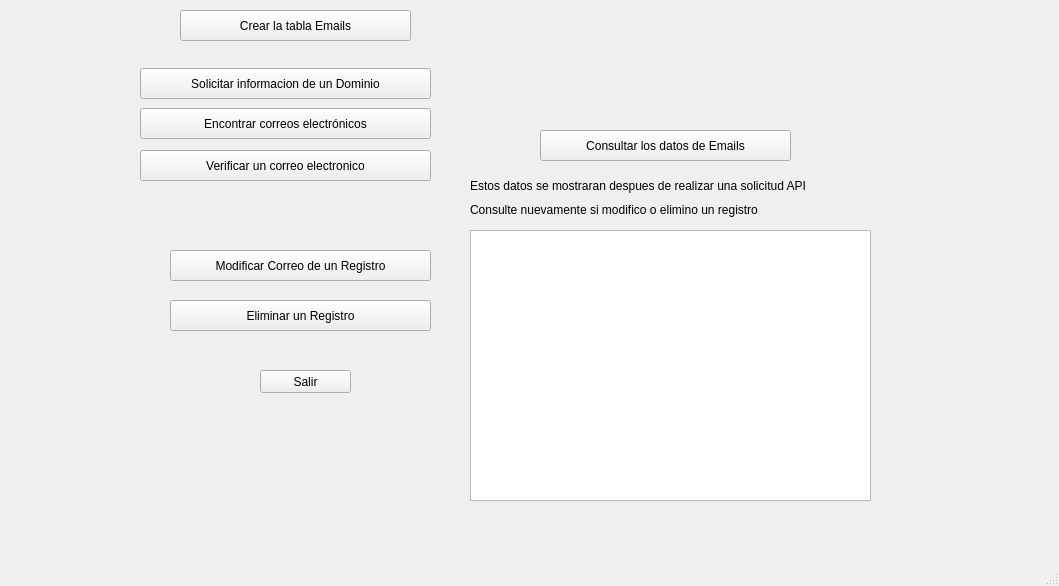
<?xml version="1.0" encoding="UTF-8"?>
<ui version="4.0">
 <class>MainWindow</class>
 <widget class="QMainWindow" name="MainWindow">
  <property name="geometry">
   <rect>
    <x>0</x>
    <y>0</y>
    <width>1059</width>
    <height>586</height>
   </rect>
  </property>
  <property name="windowTitle">
   <string>MainWindow</string>
  </property>
  <property name="styleSheet">
   <string notr="true">
font: 8pt &quot;Arial Rounded MT Bold&quot;;</string>
  </property>
  <widget class="QWidget" name="centralwidget">
   <widget class="QPushButton" name="btn_crear">
    <property name="geometry">
     <rect>
      <x>180</x>
      <y>10</y>
      <width>231</width>
      <height>31</height>
     </rect>
    </property>
    <property name="text">
     <string>Crear la tabla Emails</string>
    </property>
   </widget>
   <widget class="QPushButton" name="btn_solicitar">
    <property name="geometry">
     <rect>
      <x>140</x>
      <y>68</y>
      <width>291</width>
      <height>31</height>
     </rect>
    </property>
    <property name="text">
     <string>Solicitar informacion de un Dominio</string>
    </property>
   </widget>
   <widget class="QPushButton" name="btn_consultar">
    <property name="geometry">
     <rect>
      <x>540</x>
      <y>130</y>
      <width>251</width>
      <height>31</height>
     </rect>
    </property>
    <property name="text">
     <string>Consultar los datos de Emails</string>
    </property>
   </widget>
   <widget class="QPushButton" name="btn_modificar">
    <property name="geometry">
     <rect>
      <x>170</x>
      <y>250</y>
      <width>261</width>
      <height>31</height>
     </rect>
    </property>
    <property name="text">
     <string>Modificar Correo de un Registro</string>
    </property>
   </widget>
   <widget class="QPushButton" name="btn_eliminar">
    <property name="geometry">
     <rect>
      <x>170</x>
      <y>300</y>
      <width>261</width>
      <height>31</height>
     </rect>
    </property>
    <property name="text">
     <string>Eliminar un Registro</string>
    </property>
   </widget>
   <widget class="QPushButton" name="btn_salir">
    <property name="geometry">
     <rect>
      <x>260</x>
      <y>370</y>
      <width>91</width>
      <height>23</height>
     </rect>
    </property>
    <property name="text">
     <string>Salir</string>
    </property>
   </widget>
   <widget class="QTableWidget" name="tableWidget">
    <property name="geometry">
     <rect>
      <x>470</x>
      <y>230</y>
      <width>401</width>
      <height>271</height>
     </rect>
    </property>
   </widget>
   <widget class="QLabel" name="label">
    <property name="geometry">
     <rect>
      <x>470</x>
      <y>170</y>
      <width>401</width>
      <height>31</height>
     </rect>
    </property>
    <property name="text">
     <string>Estos datos se mostraran despues de realizar una solicitud API </string>
    </property>
   </widget>
   <widget class="QLabel" name="label_2">
    <property name="geometry">
     <rect>
      <x>470</x>
      <y>200</y>
      <width>401</width>
      <height>20</height>
     </rect>
    </property>
    <property name="text">
     <string>Consulte nuevamente si modifico o elimino un registro</string>
    </property>
   </widget>
   <widget class="QPushButton" name="btnEncontrar">
    <property name="geometry">
     <rect>
      <x>140</x>
      <y>108</y>
      <width>291</width>
      <height>31</height>
     </rect>
    </property>
    <property name="text">
     <string>Encontrar correos electrónicos</string>
    </property>
   </widget>
   <widget class="QPushButton" name="btnVerificar">
    <property name="geometry">
     <rect>
      <x>140</x>
      <y>150</y>
      <width>291</width>
      <height>31</height>
     </rect>
    </property>
    <property name="text">
     <string>Verificar un correo electronico</string>
    </property>
   </widget>
  </widget>
  <widget class="QMenuBar" name="menubar">
   <property name="geometry">
    <rect>
     <x>0</x>
     <y>0</y>
     <width>1059</width>
     <height>18</height>
    </rect>
   </property>
  </widget>
  <widget class="QStatusBar" name="statusbar"/>
 </widget>
 <resources/>
 <connections/>
</ui>
